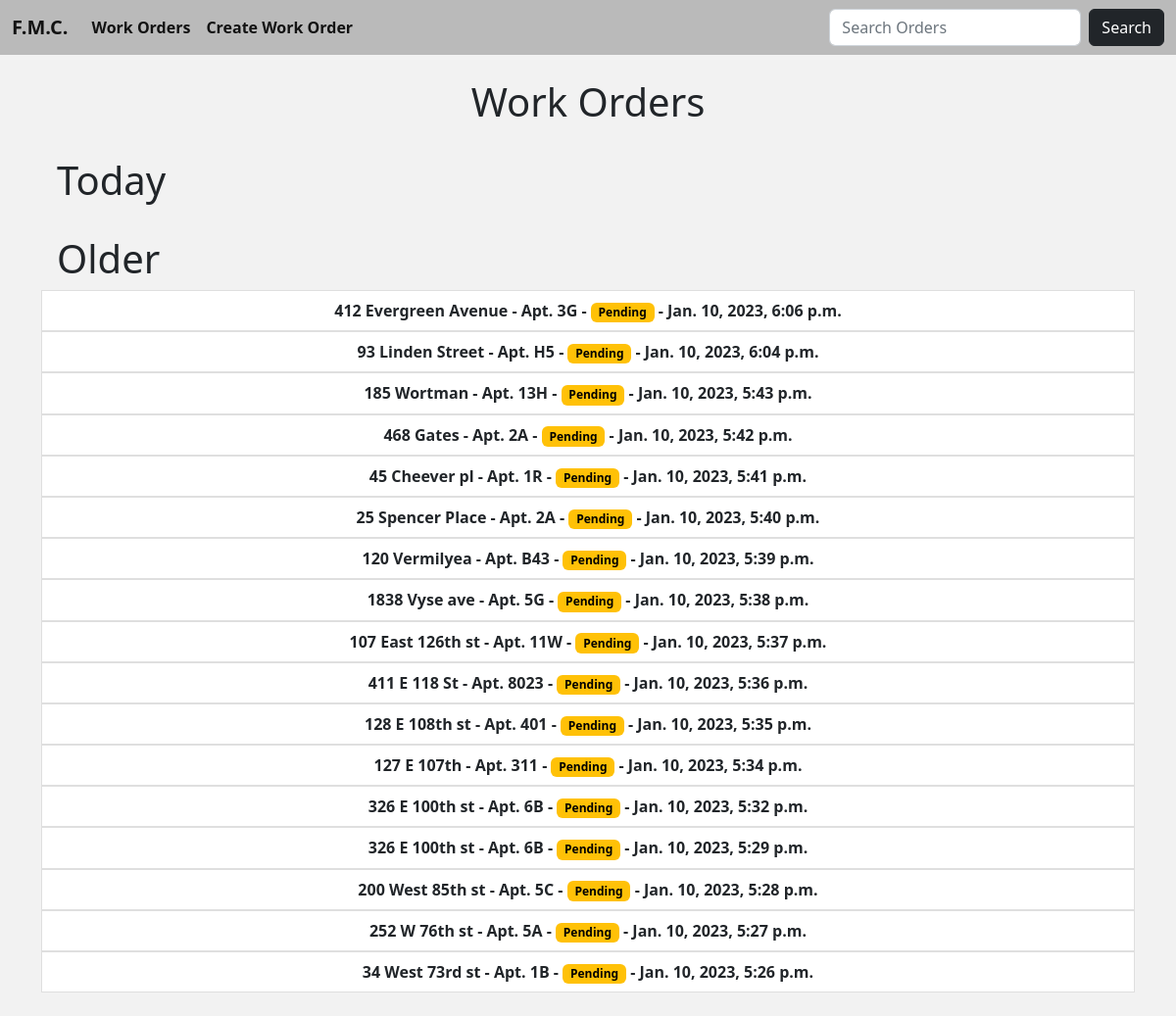
Screenshot of /work_orders/ with the database file from the repository.
### fmc/models.py (models this page shows, shortened)
class Work(models.Model):
    company = models.CharField('Management Company', max_length=64, blank=True)
    address = models.CharField(max_length=64)
    apartment = models.CharField(max_length=64)
    city = models.CharField(max_length=64, null=True)
    zip_code = models.IntegerField('Zip Code', null=True, blank=True)
    state = models.CharField(max_length=12, choices=STATE_CHOICES, default='NEW YORK')
    appliance = models.CharField(max_length=64)
    phone = models.CharField('Phone Number', max_length=64, null=True)
    comments = models.CharField(max_length=64, null=True, blank=True)
    private = models.CharField(max_length=12, choices=PRIVATE_CHOICES, default='')
    status = models.CharField(max_length=12, choices=STATUS_CHOICES, default='Pending')
    date_added = models.DateTimeField(auto_now_add=True, null=True)

### fmc/views.py (the view)
# urls.py: path('work_orders/', WorkOrders.as_view(), name='work-orders'),
class WorkOrders(ListView):
    model = Work
    template_name = 'work_orders.html'
    ordering = ['-date_added']

### fmc/templates/work_orders.html (shortened to what this page needs)
{% extends 'index.html' %}
{% block body %}
    <div class="container">
        <center><h1>Work Orders</h1></center>
    </div>
    <h1 class="ps-3">Today</h1>
    <h1 class="ps-3">Older</h1>
<div class="list-group">
    {% for work_orders in object_list %}
        {% if work_orders.date_added.day != work_orders.date_added.now.day %}
            <center>
                <a href="{% url 'work-order-details' work_orders.pk %}" class="list-group-item list-group-item-action"><strong>{{ work_orders.address }} - Apt. {{ work_orders.apartment }} -
                    {% if work_orders.status == 'Pending' %}
                        <span class="badge text-bg-warning">{{ work_orders.status }}</span></strong>
                    {% elif work_orders.status == '2C2R' %}
                        <span class="badge text-bg-danger">{{ work_orders.status }}</span></strong>
                    {% else %}
                        <span class="badge text-bg-success">{{ work_orders.status }}</span></strong>
                    {% endif %}
                    <strong>- {{ work_orders.date_added }} </strong>
                </a>
            </center>
        {% endif %}
    {% endfor %}
</div>
{% endblock %}

### fmc/templates/index.html (style rules this page uses)
body { background-color: #F2F2F2; }

### rows the page displays
Work: address "412 Evergreen Avenue", apartment "3G", status "Pending", date_added "Jan. 10, 2023, 6:06 p.m."
Work: address "93 Linden Street", apartment "H5", status "Pending", date_added "Jan. 10, 2023, 6:04 p.m."
Work: address "185 Wortman", apartment "13H", status "Pending", date_added "Jan. 10, 2023, 5:43 p.m."
Work: address "468 Gates", apartment "2A", status "Pending", date_added "Jan. 10, 2023, 5:42 p.m."
Work: address "45 Cheever pl", apartment "1R", status "Pending", date_added "Jan. 10, 2023, 5:41 p.m."
Work: address "25 Spencer Place", apartment "2A", status "Pending", date_added "Jan. 10, 2023, 5:40 p.m."
Work: address "120 Vermilyea", apartment "B43", status "Pending", date_added "Jan. 10, 2023, 5:39 p.m."
Work: address "1838 Vyse ave", apartment "5G", status "Pending", date_added "Jan. 10, 2023, 5:38 p.m."
Work: address "107 East 126th st", apartment "11W", status "Pending", date_added "Jan. 10, 2023, 5:37 p.m."
Work: address "411 E 118 St", apartment "8023", status "Pending", date_added "Jan. 10, 2023, 5:36 p.m."
Work: address "128 E 108th st", apartment "401", status "Pending", date_added "Jan. 10, 2023, 5:35 p.m."
Work: address "127 E 107th", apartment "311", status "Pending", date_added "Jan. 10, 2023, 5:34 p.m."
Work: address "326 E 100th st", apartment "6B", status "Pending", date_added "Jan. 10, 2023, 5:32 p.m."
Work: address "326 E 100th st", apartment "6B", status "Pending", date_added "Jan. 10, 2023, 5:29 p.m."
Work: address "200 West 85th st", apartment "5C", status "Pending", date_added "Jan. 10, 2023, 5:28 p.m."
Work: address "252 W 76th st", apartment "5A", status "Pending", date_added "Jan. 10, 2023, 5:27 p.m."
Work: address "34 West 73rd st", apartment "1B", status "Pending", date_added "Jan. 10, 2023, 5:26 p.m."
